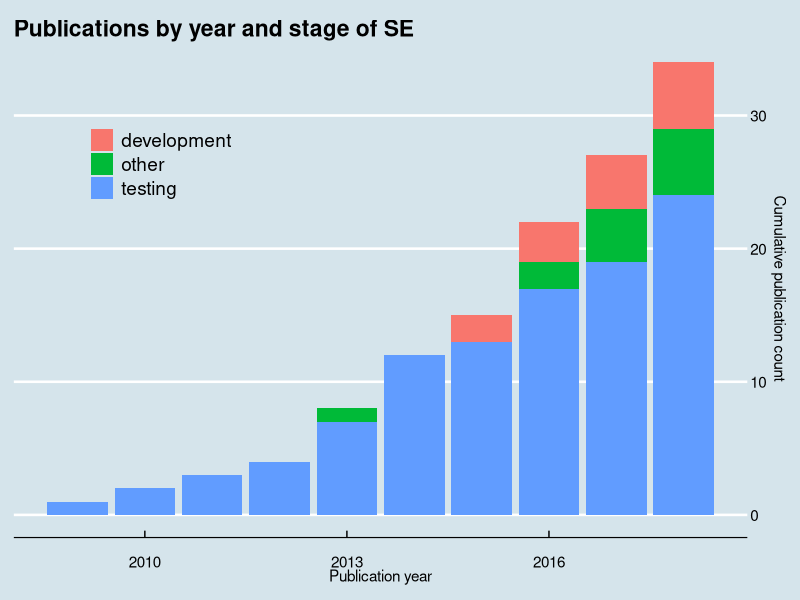

This chart was generated by the following R code:
# install.packages("tidyverse")
# install.packages("ggplot2")
# install.packages("magrittr")
# install.packages("forcats")
# install.packages('ggthemes', dependencies = TRUE)

library(ggplot2)
# library(magrittr)
# library(forcats)
library(dplyr)
library(purrr)
library("ggthemes")
library("scales")

# Ordered by area in the spreadsheet:
area <- c("development", "development", "development", "development", "development", "other", "other", "other", "other", "other", "testing", "testing", "testing", "testing", "testing", "testing", "testing", "testing", "testing", "testing", "testing", "testing", "testing", "testing", "testing", "testing", "testing", "testing", "testing", "testing", "testing", "testing", "testing", "testing")
year <- c(2015, 2016, 2015, 2017, 2018, 2017, 2016, 2018, 2017, 2013, 2009, 2010, 2011, 2012, 2013, 2013, 2013, 2014, 2014, 2014, 2014, 2015, 2016, 2016, 2016, 2016, 2017, 2017, 2018, 2018, 2018, 2018, 2014, 2018)
venue <- c("ASE", "UIST", "UIST", "UIST", "ASE", "STVR", "ICSE", "TSE", "EMSE", "ICSE", "UIST", "ICSM", "STVR", "ICST", "ICSE", "ICSM", "ICST", "ASE", "SBST", "TSE", "ISSTA", "ICST", "ASE", "ASE", "ICST", "UIST", "ASE", "IUI", "ICST", "JSS", "STVR", "TOIT", "Other", "EMSE")
#citations <- c()

accum <- function(dframe, colname) {
	len <- length(row(dframe[1]))
	indecies <- 1:(len-1)
	for(i in indecies) {
		dframe[i+1, colname] = dframe[i+1, colname] + dframe[i, colname]
	}
	return(dframe)
}

data <- data.frame(year, area)

# data <- data %>%
# 	arrange(year, area, desc(year)) %>%
# 	group_by(year, area) %>%
# 	summarize(count = n()) %>% accum("count")

areas <- split(data, data$area)
plot <- ggplot()
seriesList <- c()
anames <- names(areas)
final <- data.frame(matrix(ncol = 3, nrow = 0))
colnames(final) <- c("year", "count", "area")
for (a in 1:length(areas)) {
	seriesAccum <- get(anames[a], areas) %>% group_by(year) %>% summarize(count = n()) %>% accum("count")
	# seriesAbs <- get(anames[a], areas) %>% group_by(year) %>% summarize(count = n())
	# print(plot <- plot + geom_col(data=seriesAccum, aes(year, count)))
	# invisible(readline(prompt="Press [enter] to continue"))
	seriesAccum['area'] <- anames[a]
	# str(seriesAccum)
	# seriesList[a] = seriesAccum

	final <- rbind(final, seriesAccum)
	
	# if (length(final) == 0) {
	# 	final <- seriesAccum
	# } else {
	# 	merge(final, seriesAccum, by="year")	
	# }
}


final %>% ggplot() + geom_col(aes(year, count, fill=area)) +
	labs(x="Publication year", y="Cumulative publication count", title="Publications by year and stage of SE") +
	theme_economist() + scale_colour_economist() + scale_y_continuous(position = "right") + 
	# theme_hc() + scale_colour_hc() +
	theme(legend.position = c(0.2, 0.75), legend.title = element_blank())

# grouped <- group_by(data, year)
# summarize(grouped, count = n())
# grouped <- group_by(data, year, area) %>% summarize(count = n())

# SEarea <- c("Testing", "Development", "Other")
# count <- c(24, 5, 5)
# data <- data.frame(SEarea, count)
# 
# ggplot(data) + geom_col(aes(x=SEarea,y=count))

